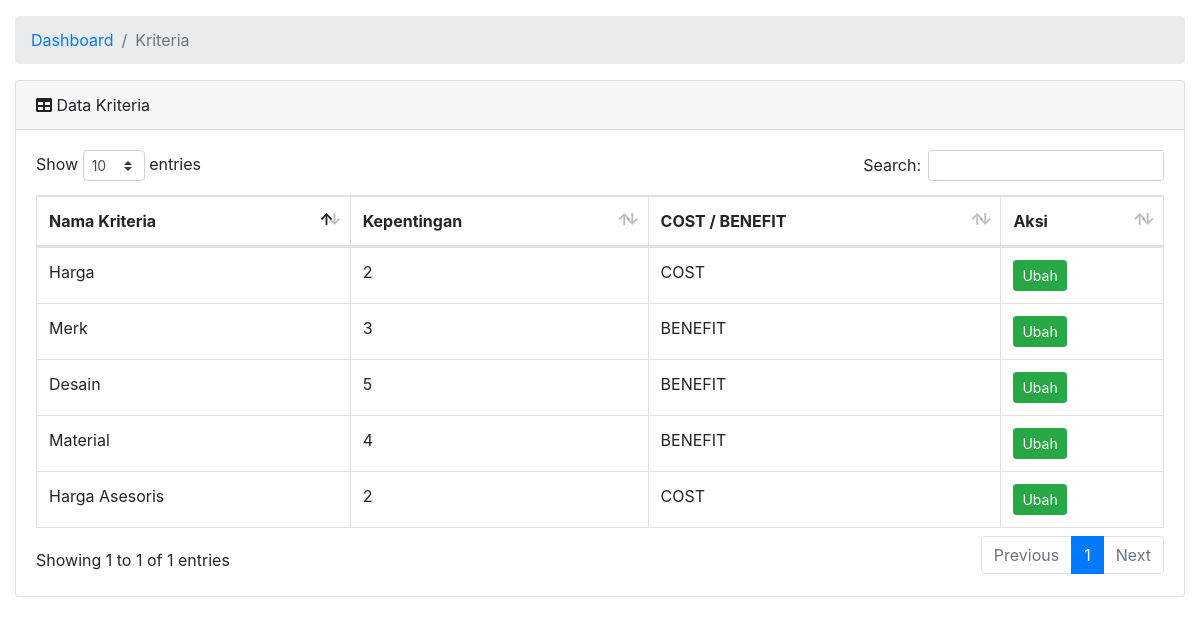
/kriteria/index.php, run on the app's committed database.
### tables this page shows
CREATE TABLE `kriteria` (
  `id_kriteria` int(11) NOT NULL,
  `nama_kriteria` varchar(50) NOT NULL,
  `kepentingan` int(11) NOT NULL,
  `cost_benefit` varchar(50) NOT NULL
);

### kriteria/function.php (called while the page is built, shortened)
<?php
$conn=mysqli_connect("localhost","root","","spk-wp-helm");
function query($query)
{
	global $conn;
	$result = mysqli_query($conn, $query);
	$rows=[];
	while($row = mysqli_fetch_assoc($result))
	{
		$rows[]=$row;
	}
	return $rows;
}
?>

### kriteria/index.php (the view, shortened to what this page needs)
<?php
require 'function.php';
$kriterias = query("SELECT * FROM kriteria");
?>
<!DOCTYPE html>
<html lang="en">
<head>
  <link href="../vendor/fontawesome-free/css/all.min.css" rel="stylesheet" type="text/css">
  <link href="../vendor/datatables/dataTables.bootstrap4.css" rel="stylesheet">
  <link href="../css/sb-admin.css" rel="stylesheet">
</head>
<body id="page-top">
  <div id="wrapper">
    <div id="content-wrapper">
      <div class="container-fluid">
        <ol class="breadcrumb">
          <li class="breadcrumb-item">
            <a href="index.php?page=dashboard">Dashboard</a>
          </li>
          <li class="breadcrumb-item active">Kriteria</li>
        </ol>
        <div class="card mb-3">
          <div class="card-header">
            <i class="fas fa-table"></i>
            Data Kriteria</div>
          <div class="card-body">
            <div class="table-responsive">
              <table class="table table-bordered" id="dataTable" width="100%" cellspacing="0">
                <thead>
                  <tr>
                    <th>Nama Kriteria</th>
                    <th>Kepentingan</th>
                    <th>COST / BENEFIT</th>
                    <th>Aksi</th>
                  </tr>
                </thead>
                <?php
                foreach ($kriterias as $kriteria):
                ?>
                <tbody>
                  <tr>
                    <td><?php echo $kriteria['nama_kriteria'] ?></td>
                    <td><?php echo $kriteria['kepentingan'] ?></td>
                    <td><?php echo $kriteria['cost_benefit'] ?></td>
                    <td><a href="kriteria/ubah.php?id_kriteria=<?php echo $kriteria['id_kriteria']; ?>"><button class="btn btn-success btn-sm" type="button">Ubah</button></a></td>
                  </tr>
                </tbody>
                <?php endforeach; ?>
              </table>
            </div>
          </div>
        </div>
      </div>
    </div>
  </div>
</body>
</html>

### data on the page
kriteria: nama_kriteria "Harga", kepentingan "2", cost_benefit "COST"
kriteria: nama_kriteria "Merk", kepentingan "3", cost_benefit "BENEFIT"
kriteria: nama_kriteria "Desain", kepentingan "5", cost_benefit "BENEFIT"
kriteria: nama_kriteria "Material", kepentingan "4", cost_benefit "BENEFIT"
kriteria: nama_kriteria "Harga Asesoris", kepentingan "2", cost_benefit "COST"
